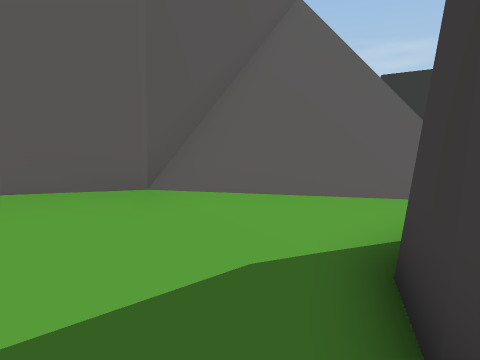
[1] (above)

21 first-person views from a walk through a 3-D level made in the Unity game engine. The camera is 1.5 m above the floor, tilts 8° down and sees 75° across. The floor is counted in squares, 1 m on a side. Each view is taken from the middle of a square. On the plan, view 1 faces up. The plan holds only what a view shows up to about 15 squares ahead; the rest is blank. The place goes on beyond the plan. The player character is not drawn. Some animated figures are not drawn. Some surface patterns are stand-ins.

[2]
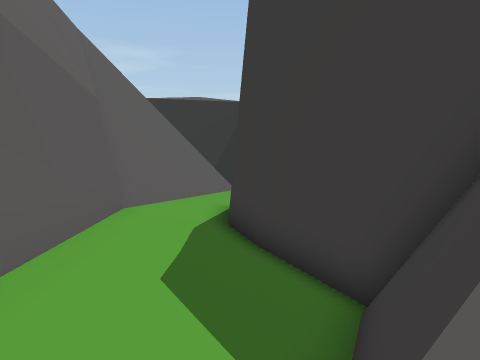

[3]
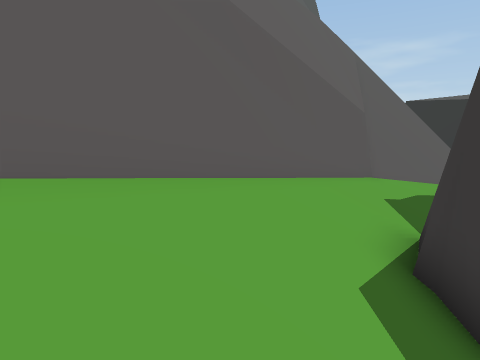

[4]
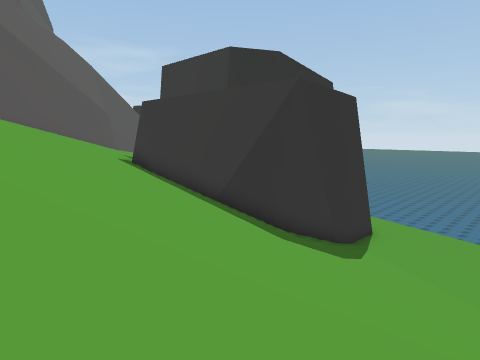

[5]
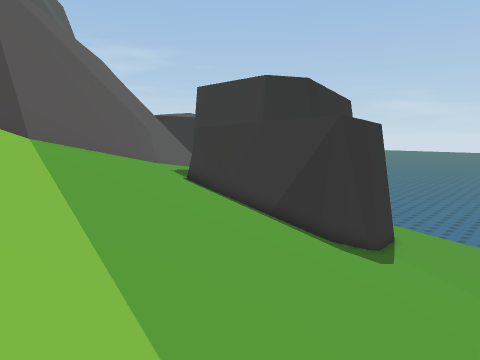

[6]
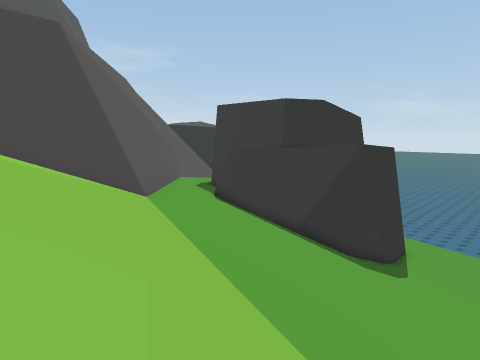

[7]
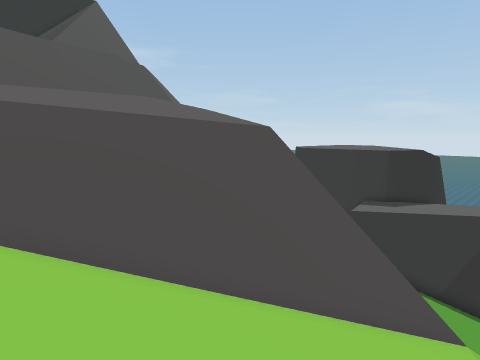

[8]
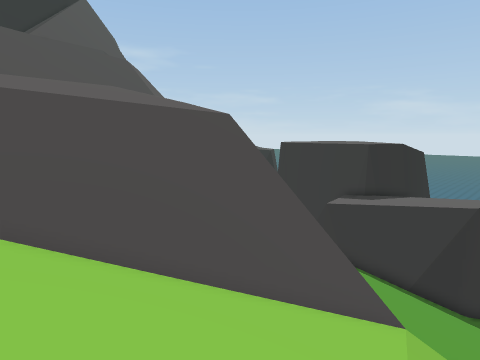

[9]
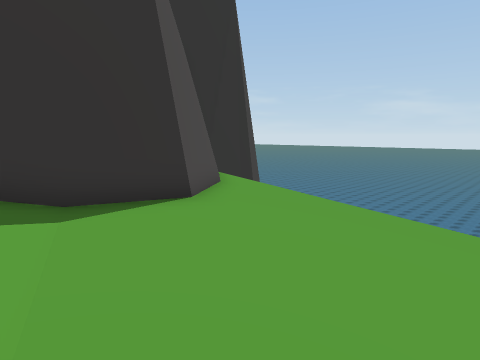

[10]
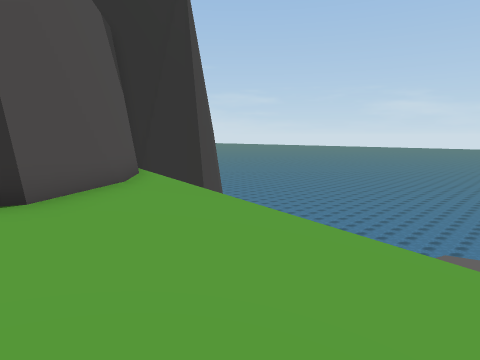

[11]
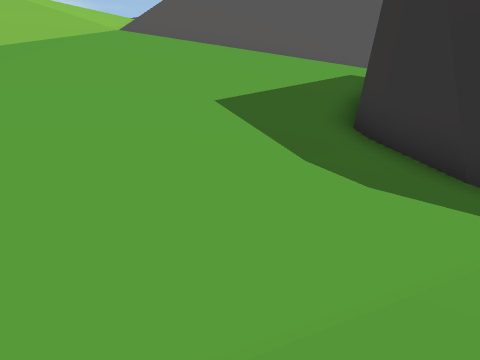

[12]
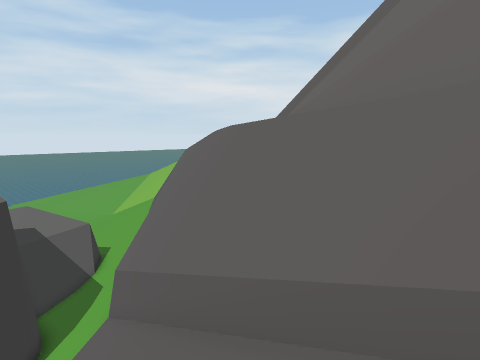

[13]
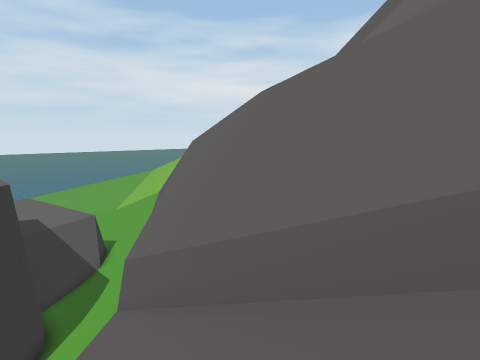

[14]
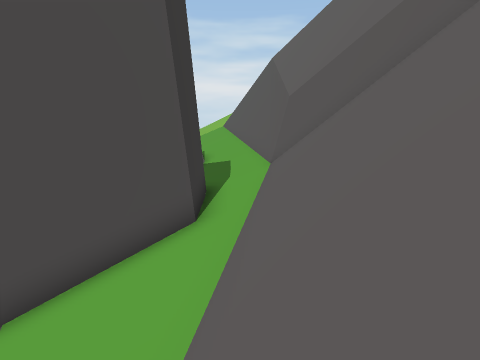

[15]
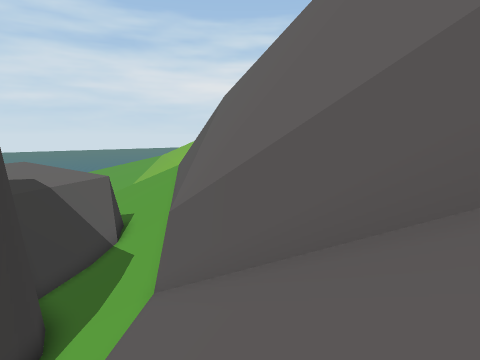

[16]
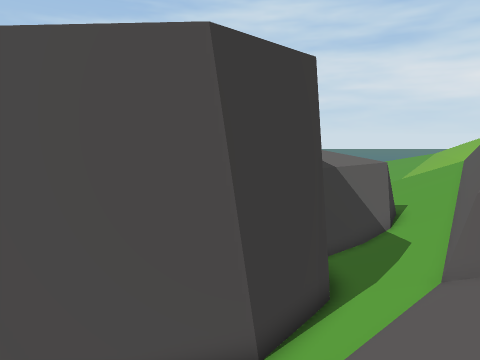

[17]
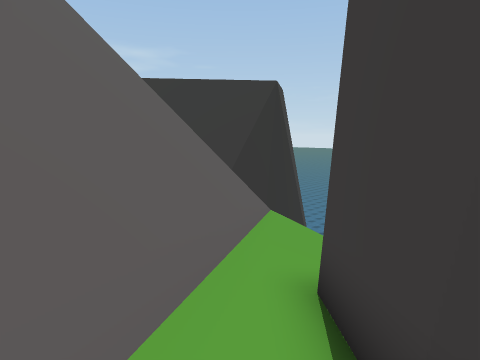

[18]
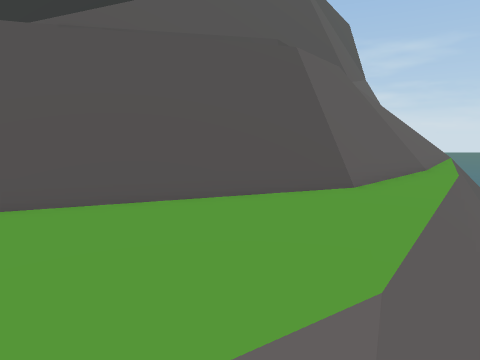

[19]
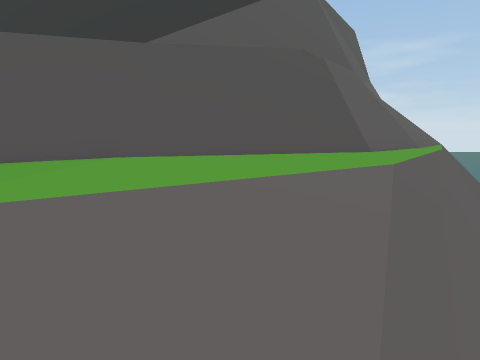

[20]
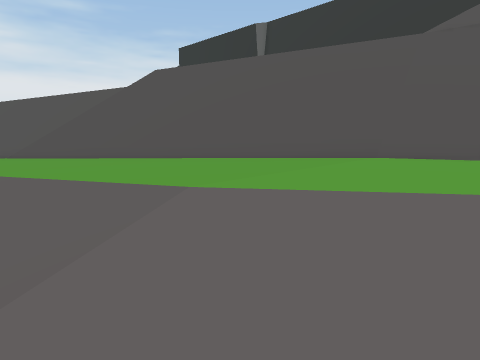

[21]
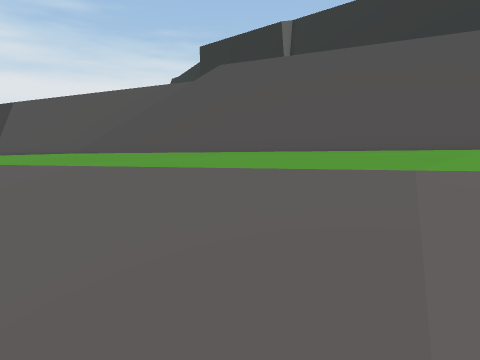

### Floor plan
Key: @ floor where view 1 was taken; # wall or solid block; . main floor; - floor 0.75 m lower than the main floor; : floor 1 m higher than the main floor; _ floor 1.5 m lower than the main floor; + floor 1.75 m higher than the main floor; * floor 4 m higher than the main floor; < floor 12 m lower than the main floor; ( floor 12.75 m lower than the main floor; / step, stairs or slope; = window, fence, low wall or low ledge; v drop or lower ground.
Columns run from 26 left of view 1 to 9 right of it. Each row starts with its distance up from view 1.
 18                  vv#
 17                  v##    =+:.==/
 16                 v##    #=:.##///
 15               /##=    v#=..##////
 14               =#=  **v##=..##////v
 13              /==**///v##=.v#//////
 12              =*//////v#==. #///////
 11             /////////v=..v##///////
 10            //////////=..vv##///////v
  9          =///////////...v #////////v
  8        ===/////////.../vv #////////
  7       ==////////....../v ##///////
  6     #==//////......../vv #////////v
  5    ##=/////........./vv  #////######
  4   #==////..........//vv ##///##
  3  /==///---........//vv ##///##
  2  ///-------......//vvv##=//##
  1 //---------....////vv ##///#
  0 -----------..-////vv ##///@#
 -1 --------------/// vv##/////#
 -2 --------------/ /vv##=//=###
 -3    /___________ vv###//####
 -4        ///_____ v ##///#
 -5        ////////vv##////#
 -6        ////////v##=////#          ##
 -7        ////////v##/////#           v
 -8       /////////##//////##        #v
 -9       /////////#////////#       ##v
-10       ////////==////////#      ##(v
-11        /////////////////########(((
-12       /   ////////////////###<<((((
-13        ////////////////////<<<(((((
-14         ///////////////////<<((((((
-15            ////////////////((((((((
-16                ///////////(((((((((v
-17            / /  /   // ///(( ((((((

Where each view was taken, in squares from view 1:
view 1: 0 up, 0 right, facing up
view 2: 3 down, 4 left, facing up-right
view 3: 8 down, 6 left, facing up
view 4: 17 down, 10 left, facing up-right
view 5: 17 down, 13 left, facing up-right
view 6: 17 down, 15 left, facing up-right
view 7: 12 down, 20 left, facing up-right
view 8: 13 down, 19 left, facing up-right
view 9: 17 down, 0 right, facing up-right
view 10: 17 down, 3 right, facing up-right
view 11: 17 down, 1 right, facing up-left
view 12: 17 up, 4 right, facing down-left
view 13: 16 up, 4 right, facing down-left
view 14: 11 up, 8 right, facing down-left
view 15: 11 up, 3 right, facing down-left
view 16: 11 up, 4 right, facing down
view 17: 3 up, 0 right, facing up-right
view 18: 2 up, 8 left, facing up
view 19: 2 down, 10 left, facing up
view 20: 2 down, 10 left, facing up-left
view 21: 4 down, 12 left, facing up-left
